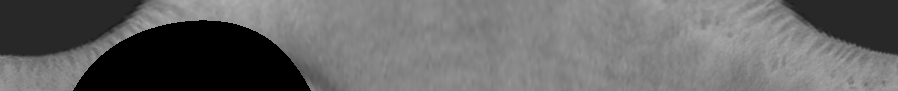
%> input picture Iris Recognition/1/1-cropimage.bmp, 898 x 91 px
$ octave --eval "result = findline(imread('1/1-cropimage.bmp'));"   (GNU Octave 9; MATLAB toolbox functions it lacks are replaced by stand-ins)
%> lines starting %> are read from the running program, lines starting %| are printed output that depends on the picture
% findline - returns the coordinates of a line in an image using the
% linear Hough transform and Canny edge detection to create
% the edge map.（利用线性Hough变换和Canny边缘探测得到的线上各点的坐标）
%
% Usage:
% lines = findline(image)
%
% Arguments:
%	image   - the input image
%
% Output:
%	lines   - parameters of the detected line in polar form
%
% Author:
% Libor Masek
% masekl01@csse.uwa.edu.au
% School of Computer Science & Software Engineering
% The University of Western Australia
% November 2003

function lines = findline(image)

% [7 lines of commented-out code are left out]
edgeimage = edge(image,'canny');
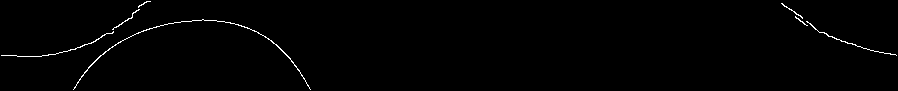
%> edgeimage: size 91x898 logical; 0.84% white in thin lines or dots

theta = (0:179)';
[R, xp] = radon(edgeimage, theta);
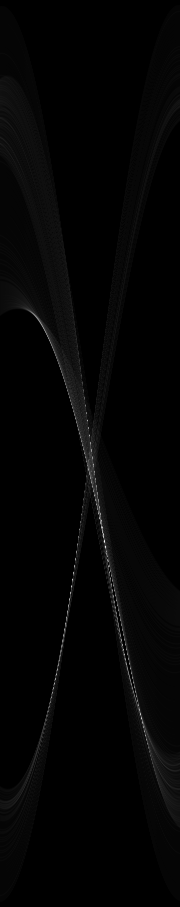
%> R: size 907x180 double; min 0, max 46.75, mean 0.8; drawn with min black and max white
%> xp = 907 values from -453 to 453

maxv = max(max(R));
%> maxv = 46.75

if maxv > 25
    i = find(R == max(max(R)));
%> i = 94870
else
    lines = [];
    return;
end

[foo, ind] = sort(-R(i));
%> foo = -46.75; ind = 1
u = size(i,1);
%> u = 1
k = i(ind(1:u));
%> k = 94870
[y,x]=ind2sub(size(R),k);
%> y = 542; x = 105
t = -theta(x)*pi/180;
%> t = -1.82
r = xp(y);
%> r = 88

lines = [cos(t) sin(t) -r];
%> lines = [-0.242 -0.97 -88]

cx = size(image,2)/2-1;
%> cx = 448
cy = size(image,1)/2-1;
%> cy = 44.5
%> `result = findline(imread('1/1-cropimage.bmp'));`: result = [-0.242 -0.97 63.56]
lines(:,3) = lines(:,3) - lines(:,1)*cx - lines(:,2)*cy;

$ run again, on Iris Recognition/1/2-cropimage.bmp
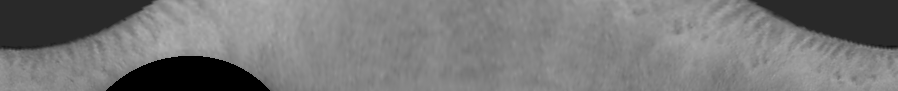
%> input picture Iris Recognition/1/2-cropimage.bmp, 898 x 91 px
%> in findline, `edgeimage = edge(image,'canny');`:
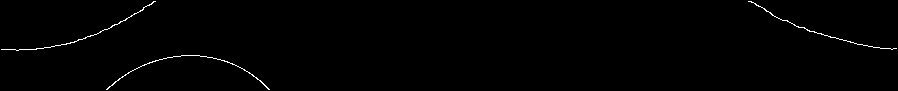
%> edgeimage: size 91x898 logical; 0.67% white in thin lines or dots
%> in findline, `[R, xp] = radon(edgeimage, theta);`:
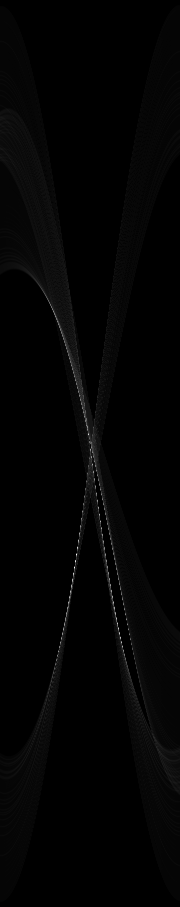
%> R: size 907x180 double; min 0, max 44.92, mean 0.6; drawn with min black and max white
%> xp = 907 values from -453 to 453
%> maxv = 44.92
%> i = 67686
%> foo = -44.92; ind = 1
%> k = 67686
%> y = 568; x = 75
%> t = -1.29
%> r = 114
%> lines = [0.276 -0.961 -114]
%> result = [0.276 -0.961 -194.7]

$ run again, on Iris Recognition/1/3-cropimage.bmp
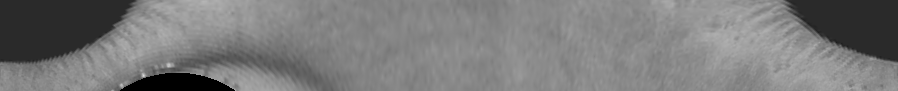
%> input picture Iris Recognition/1/3-cropimage.bmp, 898 x 91 px
%> in findline, `edgeimage = edge(image,'canny');`:
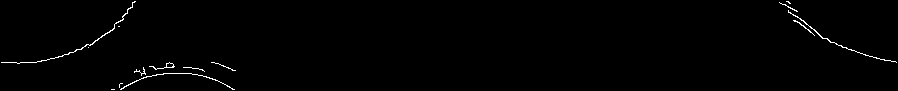
%> edgeimage: size 91x898 logical; 0.82% white in thin lines or dots
%> in findline, `[R, xp] = radon(edgeimage, theta);`:
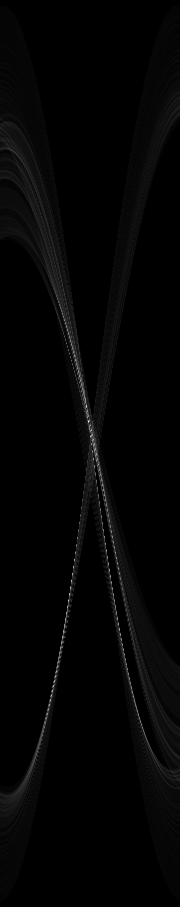
%> R: size 907x180 double; min 0, max 43.91, mean 0.7; drawn with min black and max white
%> xp = 907 values from -453 to 453
%> maxv = 43.91
%> i = 80238
%> foo = -43.91; ind = 1
%> k = 80238
%> y = 422; x = 89
%> t = -1.54
%> r = -32
%> lines = [0.0349 -0.999 32]
%> result = [0.0349 -0.999 60.84]

$ run again, on Iris Recognition/1/4-cropimage.bmp
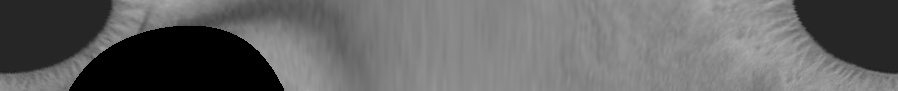
%> input picture Iris Recognition/1/4-cropimage.bmp, 898 x 91 px
%> in findline, `edgeimage = edge(image,'canny');`:
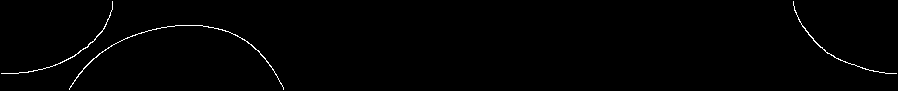
%> edgeimage: size 91x898 logical; 0.76% white in thin lines or dots
%> in findline, `[R, xp] = radon(edgeimage, theta);`:
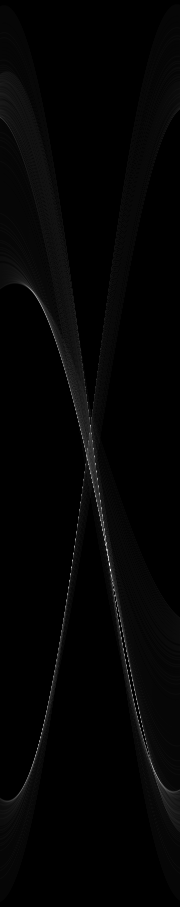
%> R: size 907x180 double; min 0, max 41.5, mean 0.7; drawn with min black and max white
%> xp = 907 values from -453 to 453
%> maxv = 41.5
%> i = 100341
%> foo = -41.5; ind = 1
%> k = 100341
%> y = 571; x = 111
%> t = -1.92
%> r = 117
%> lines = [-0.342 -0.94 -117]
%> result = [-0.342 -0.94 78.04]
